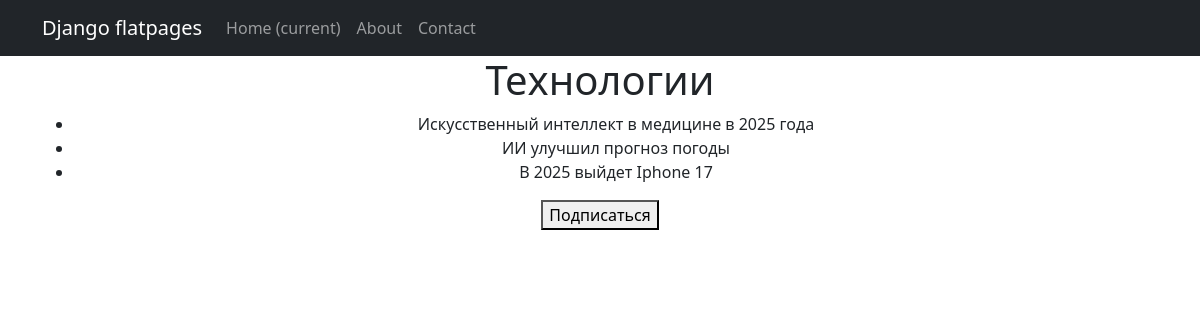
Before: /category/12/ (signed in) with the older database file.
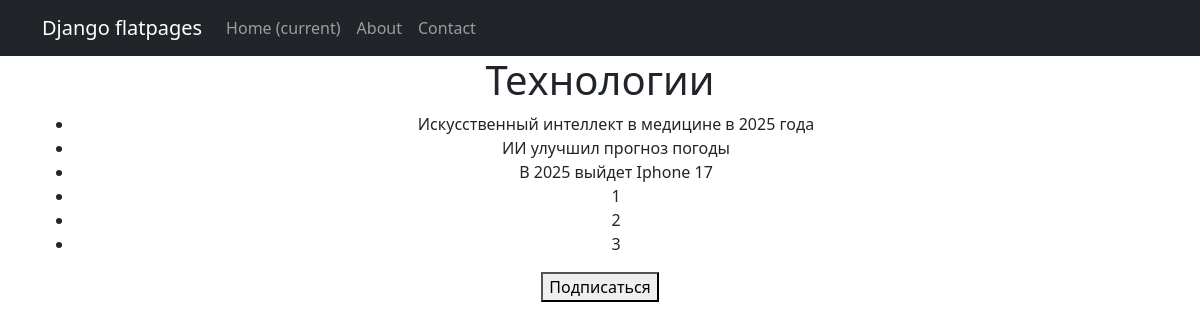
After: the same page with the newer database file.
### models_app/models.py (models this page shows, shortened)
class Post(models.Model):
    ARTICLE = 'AR'
    NEWS = 'NW'
    POST_TYPE_CHOICES = [
        (ARTICLE, 'Article'),
        (NEWS, 'News'),
    ]
    author = models.ForeignKey(Author, on_delete=models.CASCADE, related_name='posts')
    post_type = models.CharField(max_length=2, choices=POST_TYPE_CHOICES, default=ARTICLE)
    created_at = models.DateTimeField(auto_now_add=True)
    categories = models.ManyToManyField(Category, related_name='posts')
    title = models.CharField(max_length=255)
    content = models.TextField()
    rating = models.IntegerField(default=0)

### appointment_app/views.py (the view, shortened to what this page needs)
# urls.py: path('category/<int:pk>/', SubscribeToCategoryView.as_view(), name='category_detail'),
class SubscribeToCategoryView(LoginRequiredMixin, DetailView):
    model = Category
    template_name = 'appointment_app/subscribe_category.html'
    context_object_name = 'category'
    def get_context_data(self, **kwargs):
        context = super().get_context_data(**kwargs)
        category = self.get_object()
        context['news'] = category.posts.filter(post_type=Post.NEWS)
        context['is_subscribed'] = category.subscribers.filter(id=self.request.user.id).exists()
        return context

### appointment_app/templates/appointment_app/subscribe_category.html (shortened to what this page needs)
{% extends 'flatpages/default.html' %}
{% block content %}
<h1>{{ category.name }}</h1>
<ul>
    {% for post in news %}
        <li>{{ post.title }}</li>
    {% endfor %}
</ul>
{% if is_subscribed %}
    <p style="color:red">Вы уже подписаны на эту категорию.</p>
{% else %}
    <form action="{% url 'category_detail' category.id %}" method="post">
        <button type="submit">Подписаться</button>
    </form>
{% endif %}
{% endblock content %}

Changed rows visible on the page:
added Post: title "1"
added Post: title "2"
added Post: title "3"
